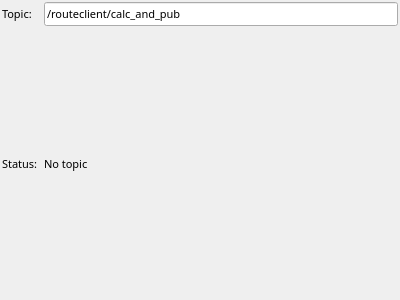
<?xml version="1.0" encoding="UTF-8"?>
<ui version="4.0">
 <class>point_click_publisher_config</class>
 <widget class="QWidget" name="point_click_publisher_config">
  <property name="geometry">
   <rect>
    <x>0</x>
    <y>0</y>
    <width>400</width>
    <height>300</height>
   </rect>
  </property>
  <property name="windowTitle">
   <string>Form</string>
  </property>
  <property name="styleSheet">
   <string notr="true"/>
  </property>
  <layout class="QGridLayout" name="gridLayout">
   <property name="leftMargin">
    <number>2</number>
   </property>
   <property name="topMargin">
    <number>2</number>
   </property>
   <property name="rightMargin">
    <number>2</number>
   </property>
   <property name="bottomMargin">
    <number>2</number>
   </property>
   <property name="verticalSpacing">
    <number>4</number>
   </property>
   <item row="2" column="0">
    <widget class="QLabel" name="label">
     <property name="font">
      <font>
       <family>Sans Serif</family>
       <pointsize>8</pointsize>
      </font>
     </property>
     <property name="text">
      <string>Topic:</string>
     </property>
    </widget>
   </item>
   <item row="3" column="0">
    <widget class="QLabel" name="point_publisher_status">
     <property name="font">
      <font>
       <family>Sans Serif</family>
       <pointsize>8</pointsize>
      </font>
     </property>
     <property name="text">
      <string>Status:</string>
     </property>
    </widget>
   </item>
   <item row="2" column="1">
    <widget class="QLineEdit" name="topic">
     <property name="font">
      <font>
       <family>Sans Serif</family>
       <pointsize>8</pointsize>
      </font>
     </property>
     <property name="text">
      <string>/routeclient/calc_and_pub</string>
     </property>
    </widget>
   </item>
   <item row="3" column="1">
    <widget class="QLabel" name="status">
     <property name="font">
      <font>
       <family>Sans Serif</family>
       <pointsize>8</pointsize>
      </font>
     </property>
     <property name="styleSheet">
      <string notr="true"/>
     </property>
     <property name="text">
      <string>No topic</string>
     </property>
     <property name="wordWrap">
      <bool>true</bool>
     </property>
    </widget>
   </item>
  </layout>
 </widget>
 <resources/>
 <connections/>
</ui>
